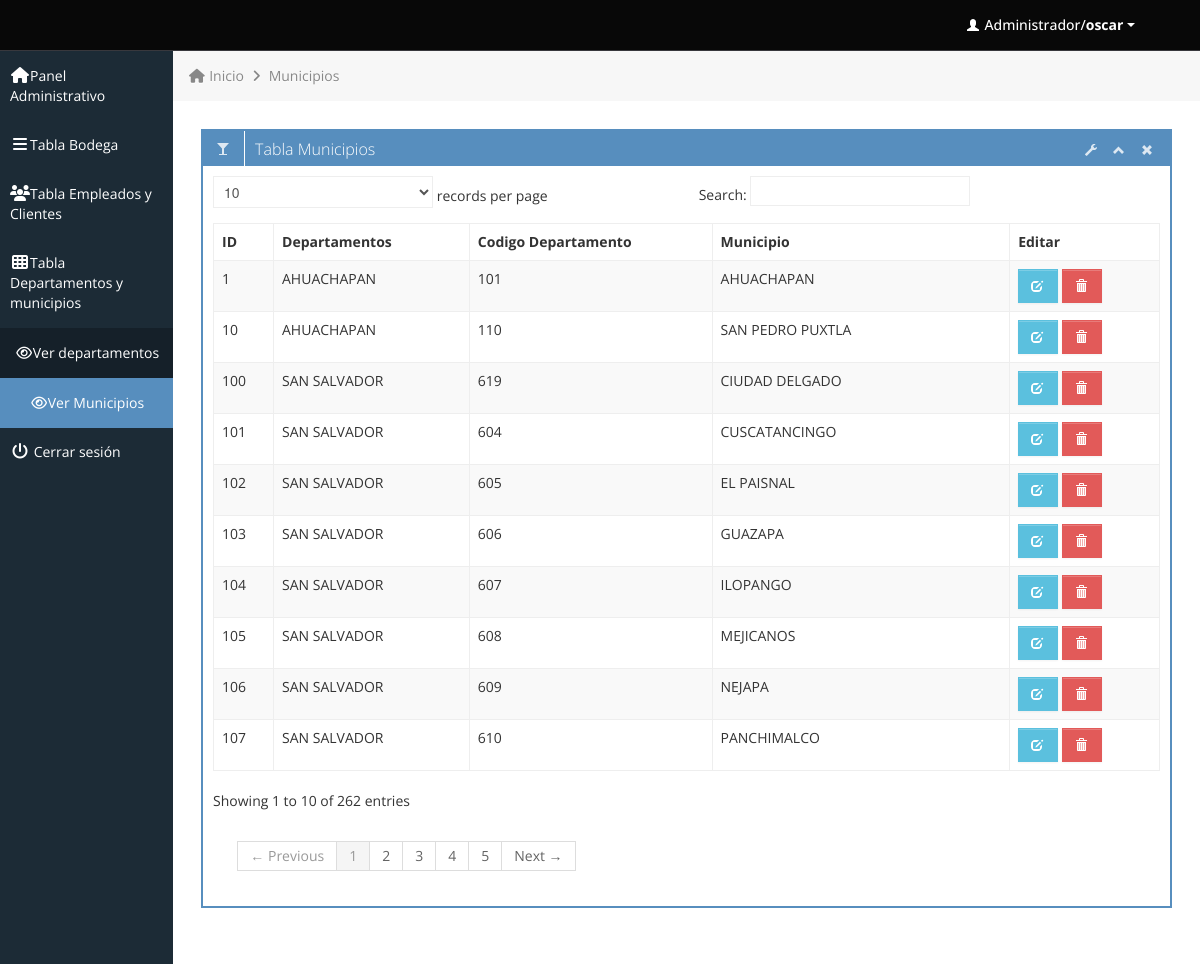
/verMunicipio.php (signed in), run on the app's committed database.
### tables this page shows
CREATE TABLE `municipios` (
  `idMunicipio` int(11) NOT NULL,
  `idDepartamento` int(11) NOT NULL,
  `codMunicipio` int(11) NOT NULL,
  `nombre` varchar(20) NOT NULL
);

CREATE TABLE `departamentos` (
  `idDepartamento` int(11) NOT NULL,
  `nombre` varchar(20) NOT NULL
);

### verMunicipio.php (the view, shortened to what this page needs)
<div class="row-fluid sortable">
	<div class="box span12">
		<div class="box-header" data-original-title>
			<h2><i class="halflings-icon white "></i><span class="break"></span>Tabla Municipios</h2>
			<div class="box-icon">
				<a href="#" class="btn-setting"><i class="halflings-icon white wrench"></i></a>
				<a href="#" class="btn-minimize"><i class="halflings-icon white chevron-up"></i></a>
				<a href="#" class="btn-close"><i class="halflings-icon white remove"></i></a>
			</div>
		</div>
		<div class="box-content">
			<table class="table table-striped table-bordered bootstrap-datatable datatable">
			  <thead>
				  <tr>
					  <th>ID</th>
					  <th>Departamentos</th>
					  <th>Codigo Departamento</th>
					  <th>Municipio</th>
					   <th>Editar</th>
				  </tr>
			  </thead>
			  <tbody>
				<?php
					$sql = "SELECT mu.idMunicipio as idmunicipio, dep.nombre as departamento, mu.codMunicipio as cod, mu.nombre as municipio from municipios mu, departamentos dep where mu.idDepartamento = dep.idDepartamento";
					$result=mysql_query($sql);
				while ($row=mysql_fetch_array($result))
				{ ?>
				<tr>
					<td><?php echo $row['idmunicipio']; ?></td>
					<td><?php echo $row['departamento']; ?></td>
					<td><?php echo $row['cod']; ?></td>
					<td><?php echo $row['municipio']; ?></td>
					<td class="center">
						<a class="btn btn-info" href="editarMunicipio.php?muID=<?php echo $row['idmunicipio']; ?>">
							<i class="halflings-icon white edit"></i>
						</a>
						<a class="btn btn-danger" onclick="return confirmDel()" href="deleteMunicipio.php?delMuID=<?php echo $row['idmunicipio'];?>">
							<i class="halflings-icon white trash"></i>
						</a>
					</td>
				</tr>
				<?php
				   }
				?>
			  </tbody>
		  </table>
		</div>
	</div>
</div>

### css/style.css (style rules this page uses)
body { background: #F5F5F5; color: #333; border: none; font-family: 'Open Sans', sans-serif; font-weight: 400; }
a { color: #646464; }
h2 { font-size: 16px; line-height: 16px; }
.box { border: 2px solid #578EBE; background: #fff !important; margin-bottom: 28px; }
.box-header { height: 16px; font-size: 16px; line-height: 16px; padding: 10px; background: #578EBE; -webkit-box-shadow: none; -moz-box-shadow: none; box-shadow: none; overflow: hidden; }
.box-header h2 { float:left; margin-top: 0px; font-weight: 300; }
.box-header .box-icon, .box-header h2 { color:#fff; }
.box-header h2 i { margin: 0px 3px 0px 4px; opacity: .8; filter: alpha(opacity=80); -ms-filter:"progid:DXImageTransform.Microsoft.Alpha(Opacity=80)"; }
.box-header .box-icon { float:right; margin-top: 1px; }
.box-header .box-icon i { -webkit-transition: all 0.1s ease-in-out; -moz-transition: all 0.1s ease-in-out; -o-transition: all 0.1s ease-in-out; -ms-transition: all 0.1s ease-in-out; transition: all 0.1s ease-in-out; opacity: .8; filter: alpha(opacity=80); -ms-filter:"progid:DXImageTransform.Microsoft.Alpha(Opacity=80)"; }
.box-header .box-icon a { margin: 0px 5px; }
.box-content { position: relative; z-index: 50; margin-top: -1px; padding: 10px; background: #fff !important; }
.btn { display: inline-block; padding: 6px 12px; margin-bottom: 0; font-size: 14px; font-weight: 500; line-height: 20px; text-align: center; white-space: nowrap; vertical-align: middle; cursor: pointer; border: 1px solid #a7a9aa; -webkit-border-radius: 0px !important; border-radius: 0px !important; }
.btn i { margin-top: 2px; }
.btn { color: #ffffff; background-color: #a7a9aa; border-color: #a7a9aa; background-image: none; filter: none; text-shadow: none; }
.btn-danger { background-color: #E25A59; border-color: #E25A59; }
.btn-info { background-color: #5bc0de; border-color: #5bc0de; }
.table th, .table td { border-top: 1px solid #eee; }
.table-bordered { border-color: #eee; -webkit-border-radius: 0px !important; -moz-border-radius: 0px !important; border-radius: 0px !important; }
.table-bordered th, .table-bordered td { border-left: 1px solid #eee; }
.table-bordered thead:first-child tr:first-child > th:first-child, .table-bordered tbody:first-child tr:first-child > td:first-child, .table-bordered tbody:first-child tr:first-child > th:first-child { -webkit-border-radius: 0px !important; -moz-border-radius: 0px !important; border-radius: 0px !important; }
.table-bordered thead:first-child tr:first-child > th:last-child, .table-bordered tbody:first-child tr:first-child > td:last-child, .table-bordered tbody:first-child tr:first-child > th:last-child { -webkit-border-radius: 0px !important; -moz-border-radius: 0px !important; border-radius: 0px !important; }
.table-bordered thead:last-child tr:last-child > th:first-child, .table-bordered tbody:last-child tr:last-child > td:first-child, .table-bordered tbody:last-child tr:last-child > th:first-child, .table-bordered tfoot:last-child tr:last-child > td:first-child, .table-bordered tfoot:last-child tr:last-child > th:first-child { -webkit-border-radius: 0px !important; -moz-border-radius: 0px !important; border-radius: 0px !important; }
.table-bordered thead:last-child tr:last-child > th:last-child, .table-bordered tbody:last-child tr:last-child > td:last-child, .table-bordered tbody:last-child tr:last-child > th:last-child, .table-bordered tfoot:last-child tr:last-child > td:last-child, .table-bordered tfoot:last-child tr:last-child > th:last-child { -webkit-border-radius: 0px !important; -moz-border-radius: 0px !important; border-radius: 0px !important; }

### css/halflings.css (style rules this page uses)
html, html .halflings { -webkit-font-smoothing: antialiased !important; }
.halflings-icon { display: inline-block; width: 14px; height: 14px; line-height: 14px; vertical-align: text-top; background-image: url(../img/glyphicons_halflings.svg); background-position: 0 0; background-repeat: no-repeat; vertical-align: top; *display: inline; *zoom: 1; *margin-right: .3em; }
.halflings-icon.white { background-image: url(../img/glyphicons_halflings-white.svg); }
.halflings-icon.remove { background-position: -312px 0; }
.halflings-icon.trash { background-position: -456px 0; }
.halflings-icon.edit { background-position: -96px -72px; }
.halflings-icon.chevron-up { background-position: -288px -120px; }
.halflings-icon.wrench { background-position: -360px -144px; }

### data on the page
municipios: idMunicipio "1", idDepartamento.nombre "AHUACHAPAN", codMunicipio "101", nombre "AHUACHAPAN"
municipios: idMunicipio "10", idDepartamento.nombre "AHUACHAPAN", codMunicipio "110", nombre "SAN PEDRO PUXTLA"
municipios: idMunicipio "100", idDepartamento.nombre "SAN SALVADOR", codMunicipio "619", nombre "CIUDAD DELGADO"
municipios: idMunicipio "101", idDepartamento.nombre "SAN SALVADOR", codMunicipio "604", nombre "CUSCATANCINGO"
municipios: idMunicipio "102", idDepartamento.nombre "SAN SALVADOR", codMunicipio "605", nombre "EL PAISNAL"
municipios: idMunicipio "103", idDepartamento.nombre "SAN SALVADOR", codMunicipio "606", nombre "GUAZAPA"
municipios: idMunicipio "104", idDepartamento.nombre "SAN SALVADOR", codMunicipio "607", nombre "ILOPANGO"
municipios: idMunicipio "105", idDepartamento.nombre "SAN SALVADOR", codMunicipio "608", nombre "MEJICANOS"
municipios: idMunicipio "106", idDepartamento.nombre "SAN SALVADOR", codMunicipio "609", nombre "NEJAPA"
municipios: idMunicipio "107", idDepartamento.nombre "SAN SALVADOR", codMunicipio "610", nombre "PANCHIMALCO"

### other printed values
$_SESSION['user'] "oscar"
